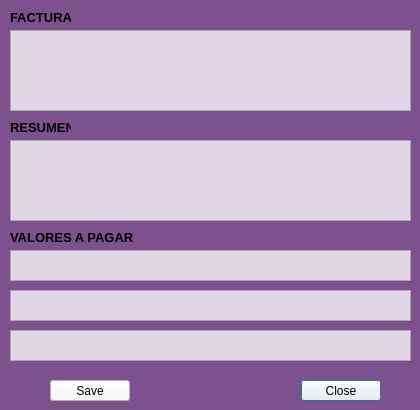
<?xml version="1.0" encoding="UTF-8"?>
<ui version="4.0">
 <class>Factura</class>
 <widget class="QDialog" name="Factura">
  <property name="geometry">
   <rect>
    <x>0</x>
    <y>0</y>
    <width>420</width>
    <height>410</height>
   </rect>
  </property>
  <property name="minimumSize">
   <size>
    <width>420</width>
    <height>410</height>
   </size>
  </property>
  <property name="maximumSize">
   <size>
    <width>420</width>
    <height>410</height>
   </size>
  </property>
  <property name="windowTitle">
   <string>Factura</string>
  </property>
  <property name="windowIcon">
   <iconset resource="Recursos.qrc">
    <normaloff>:/imagenes/Recursos/factura.png</normaloff>:/imagenes/Recursos/factura.png</iconset>
  </property>
  <property name="styleSheet">
   <string notr="true">background-color: rgb(124, 81, 142);</string>
  </property>
  <widget class="QDialogButtonBox" name="cmdClose">
   <property name="geometry">
    <rect>
     <x>300</x>
     <y>380</y>
     <width>81</width>
     <height>21</height>
    </rect>
   </property>
   <property name="styleSheet">
    <string notr="true">background-color: rgb(248, 246, 249);</string>
   </property>
   <property name="orientation">
    <enum>Qt::Horizontal</enum>
   </property>
   <property name="standardButtons">
    <set>QDialogButtonBox::Close</set>
   </property>
  </widget>
  <widget class="QTextEdit" name="outCliente">
   <property name="geometry">
    <rect>
     <x>10</x>
     <y>30</y>
     <width>401</width>
     <height>81</height>
    </rect>
   </property>
   <property name="styleSheet">
    <string notr="true">background-color: rgb(225, 214, 230);</string>
   </property>
   <property name="readOnly">
    <bool>true</bool>
   </property>
  </widget>
  <widget class="QTextEdit" name="outResumen">
   <property name="geometry">
    <rect>
     <x>10</x>
     <y>140</y>
     <width>401</width>
     <height>81</height>
    </rect>
   </property>
   <property name="styleSheet">
    <string notr="true">background-color: rgb(225, 214, 230);</string>
   </property>
   <property name="readOnly">
    <bool>true</bool>
   </property>
  </widget>
  <widget class="QTextEdit" name="outSubtotal">
   <property name="geometry">
    <rect>
     <x>10</x>
     <y>250</y>
     <width>401</width>
     <height>31</height>
    </rect>
   </property>
   <property name="styleSheet">
    <string notr="true">background-color: rgb(225, 214, 230);</string>
   </property>
   <property name="readOnly">
    <bool>true</bool>
   </property>
  </widget>
  <widget class="QTextEdit" name="outIva">
   <property name="geometry">
    <rect>
     <x>10</x>
     <y>290</y>
     <width>401</width>
     <height>31</height>
    </rect>
   </property>
   <property name="styleSheet">
    <string notr="true">background-color: rgb(225, 214, 230);</string>
   </property>
   <property name="readOnly">
    <bool>true</bool>
   </property>
  </widget>
  <widget class="QTextEdit" name="outTotal">
   <property name="geometry">
    <rect>
     <x>10</x>
     <y>330</y>
     <width>401</width>
     <height>31</height>
    </rect>
   </property>
   <property name="styleSheet">
    <string notr="true">background-color: rgb(225, 214, 230);</string>
   </property>
   <property name="readOnly">
    <bool>true</bool>
   </property>
  </widget>
  <widget class="QPushButton" name="pushButton">
   <property name="geometry">
    <rect>
     <x>50</x>
     <y>380</y>
     <width>80</width>
     <height>21</height>
    </rect>
   </property>
   <property name="styleSheet">
    <string notr="true">background-color: rgb(248, 246, 249);</string>
   </property>
   <property name="text">
    <string>Save</string>
   </property>
  </widget>
  <widget class="QLabel" name="label">
   <property name="geometry">
    <rect>
     <x>10</x>
     <y>10</y>
     <width>61</width>
     <height>16</height>
    </rect>
   </property>
   <property name="font">
    <font>
     <pointsize>10</pointsize>
     <weight>75</weight>
     <bold>true</bold>
    </font>
   </property>
   <property name="text">
    <string>&lt;html&gt;&lt;head/&gt;&lt;body&gt;&lt;p&gt;FACTURA&lt;/p&gt;&lt;/body&gt;&lt;/html&gt;</string>
   </property>
  </widget>
  <widget class="QLabel" name="label_2">
   <property name="geometry">
    <rect>
     <x>10</x>
     <y>120</y>
     <width>61</width>
     <height>16</height>
    </rect>
   </property>
   <property name="font">
    <font>
     <pointsize>10</pointsize>
     <weight>75</weight>
     <bold>true</bold>
    </font>
   </property>
   <property name="text">
    <string>&lt;html&gt;&lt;head/&gt;&lt;body&gt;&lt;p&gt;RESUMEN&lt;/p&gt;&lt;/body&gt;&lt;/html&gt;</string>
   </property>
  </widget>
  <widget class="QLabel" name="label_3">
   <property name="geometry">
    <rect>
     <x>10</x>
     <y>230</y>
     <width>131</width>
     <height>16</height>
    </rect>
   </property>
   <property name="font">
    <font>
     <pointsize>10</pointsize>
     <weight>75</weight>
     <bold>true</bold>
    </font>
   </property>
   <property name="text">
    <string>&lt;html&gt;&lt;head/&gt;&lt;body&gt;&lt;p&gt;VALORES A PAGAR&lt;/p&gt;&lt;/body&gt;&lt;/html&gt;</string>
   </property>
  </widget>
 </widget>
 <resources>
  <include location="Recursos.qrc"/>
 </resources>
 <connections>
  <connection>
   <sender>cmdClose</sender>
   <signal>accepted()</signal>
   <receiver>Factura</receiver>
   <slot>accept()</slot>
   <hints>
    <hint type="sourcelabel">
     <x>248</x>
     <y>254</y>
    </hint>
    <hint type="destinationlabel">
     <x>157</x>
     <y>274</y>
    </hint>
   </hints>
  </connection>
  <connection>
   <sender>cmdClose</sender>
   <signal>rejected()</signal>
   <receiver>Factura</receiver>
   <slot>reject()</slot>
   <hints>
    <hint type="sourcelabel">
     <x>316</x>
     <y>260</y>
    </hint>
    <hint type="destinationlabel">
     <x>286</x>
     <y>274</y>
    </hint>
   </hints>
  </connection>
 </connections>
</ui>
